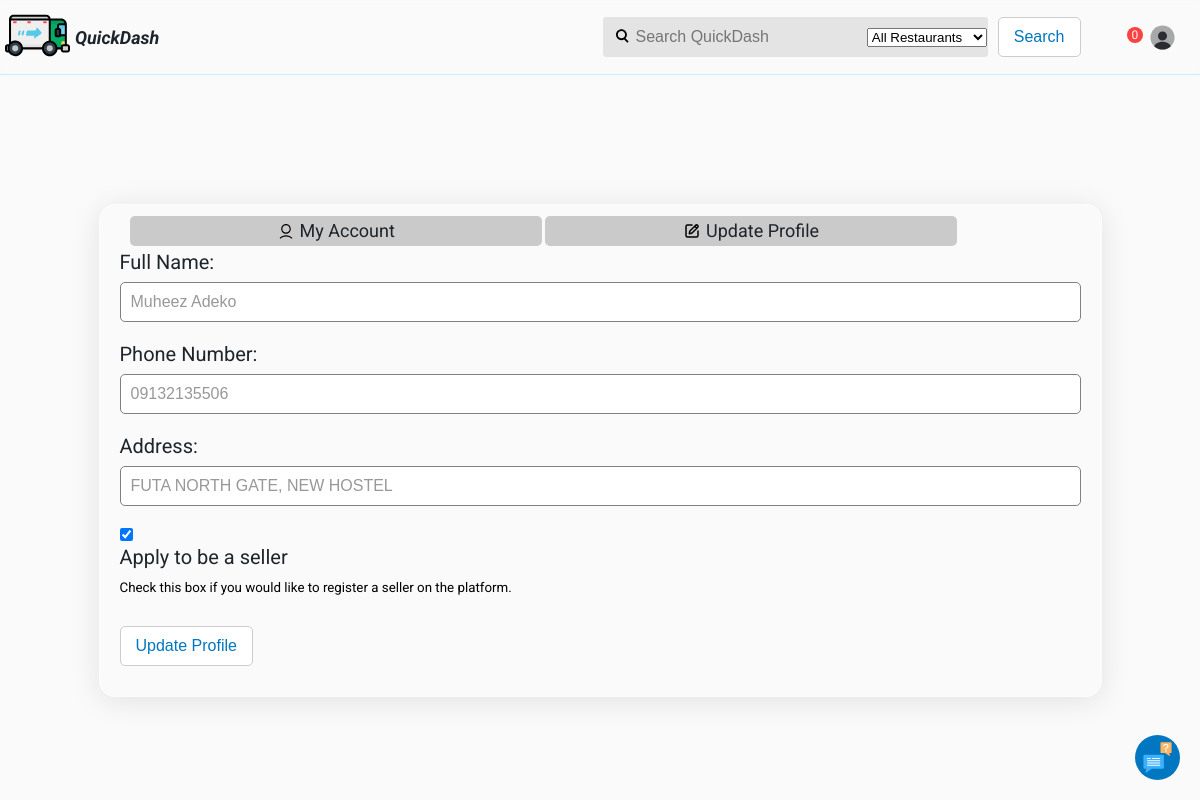
The app's page /update-profile/ (signed in) with its own data.
### users/models.py (models this page shows, shortened)
class Profile(models.Model):
    user = models.ForeignKey(User, on_delete=models.CASCADE)
    fullname = models.CharField(max_length=150)
    phone_number = models.CharField(max_length=15, blank=True, null=True)
    address = models.CharField(max_length=150, blank=True, null=True)
    verification_code = models.UUIDField(default=uuid.uuid4, editable=False)
    is_seller = models.BooleanField(default=False)
    is_verified = models.BooleanField(default=False)
    created_at = models.DateTimeField(auto_now_add=True) # Track when the profile was created

### users/views.py (the view)
# urls.py: path('update-profile/', views.update_profile, name='update_profile')
@login_required(login_url='login')
def update_profile(request):
    profile = get_object_or_404(Profile, user=request.user)
    if request.method == 'POST':
        form = ProfileUpdateForm(request.POST, instance=profile)
        if form.is_valid():
            form.save()
            messages.success(request, "Profile updates successfully.")
            return redirect('profile')
    else:
        form = ProfileUpdateForm(instance=profile)
    return render(request, 'users/update-profile.html', {'form': form})

### users/forms.py
class ProfileUpdateForm(forms.ModelForm):
    class Meta:
        model = Profile
        fields = ['fullname', 'phone_number', 'address', 'is_seller']
        labels = {
            'fullname': 'Full Name',
            'phone_number': 'Phone Number',
            'address': 'Address',
            'is_seller': 'Apply to be a seller',
        }
        help_texts = {
            'is_seller': 'Check this box if you would like to register a seller on the platform.'
        }
        widgets = {
            'fullname': forms.TextInput(attrs={'class': 'profile-input'}),
            'phone_number': forms.TextInput(attrs={'class': 'profile-input'}),
            'address': forms.TextInput(attrs={'class': 'profile-input'}),
            'is_seller': forms.CheckboxInput(attrs={'class': 'form-check-input'},)
        }

### orders/context_processors.py (called while the page is built)
def cart_item_count(request):
    total_items = 0
    if request.user.is_authenticated:
        total_items = CartItem.objects.filter(user=request.user).aggregate(total=Sum('quantity'))['total'] or 0
    return {'total_items': total_items}

### users/templates/users/update-profile.html (shortened to what this page needs)
{% extends 'core/main.html' %}
{% load static %}
{% block content %}
<head>
    <link rel="stylesheet" href="{% static 'css/profile.css' %}">
</head>
<body class="flxcent">
    <div class="account-details flx">
        <form class="profile-form" action="" method="POST">
            <div class="links flx">
                <a href="{% url 'profile' %}" class="link account flxcent">
                    <img src="{% static 'images/account-head.svg' %}" alt="" class="link-icon">
                    My Account
                </a>
                <a href="{% url 'update_profile' %}" class="link edit flxcent">
                    <img src="{% static 'images/edit.svg' %}" alt="" class="link-icon">
                    Update Profile
                </a>
            </div>
            <div class="profile-det">
                {{ form.fullname.label_tag }}
                {{ form.fullname }}
            </div>
            <div class="profile-det">
                {{ form.phone_number.label_tag }}
                {{ form.phone_number }}
            </div>
            <div class="profile-det">
                {{ form.address.label_tag }}
                {{ form.address }}
            </div>
            <div class="profile-det">
                {{ form.is_seller }}
                <label for="id_is_seller" class="form-check-label">{{ form.is_seller.label }}</label>
                <small class="form-text text-muted">{{ form.is_seller.help_text }}</small>
            </div>
            <button class="btn profile-btn" type="submit">Update Profile</button>
        </form>
    </div>
</body>
{% endblock %}

### static/css/header.css (style rules this page uses)
a { text-decoration: none; display: flex; justify-content: center; align-items: center; -webkit-tap-highlight-color: transparent; }

### static/css/general.css (style rules this page uses)
body { background-color: #FAFAFA; font-family: "Roboto", sans-serif; margin: 0; padding: 5px; padding-top: 85px; }
button { padding: 0; margin: 0; border: 0; background-color: rgb(228, 228, 228); border-radius: 3px; }
.flxcent { display: flex; justify-content: center; align-items: center; }
.flx { display: flex; }

### static/css/button.css (style rules this page uses)
.btn { padding: 10px 15px; text-decoration: none; color: #0077c0; font-size: 16px; border: 1px solid #ccc; border-radius: 5px; background-color: white; transition: background-color 0.3s, color 0.3s; white-space: nowrap; }

### static/css/profile.css (style rules this page uses)
* { margin: 0; padding: 0; box-sizing: border-box; }
body { min-height: 100vh; width: 100%; padding: 0 10px; }
.account-details { margin-top: 100px; padding-top: 100px; z-index: 100; width: 85%; position: relative; height: 60%; align-self: center; flex-direction: column; align-items: flex-start; justify-content: space-between; box-shadow: 0px 1px 4px rgba(0, 0, 0, 0.16); border-radius: 3px; padding: 20px; background-color: #FAFAFA; background: #FAFAFA; border-radius: 16px; box-shadow: 0 4px 30px rgba(0, 0, 0, 0.1); border: 1px solid rgba(255, 255, 255, 0.3); }
.profile-form { width: 100%; padding-top: 25px; }
.profile-det { margin-bottom: 20px; width: 100%; }
label { font-size: 20px; font-weight: 400; color: #1D242B; display: block; margin-bottom: 8px; }
.profile-input { width: 100%; height: 40px; font-size: 16px; color: #979897; font-weight: 300; padding-left: 10px; border: none; border-radius: 5px; }
.links { padding: 10px; position: absolute; width: 95%; justify-content: space-between; top: 1px; font-size: 18px; }
.link-icon { width: 18px; margin-right: 5px; }
.link { background-color: #cacaca; width: 100%; height: 30px; border-radius: 5px; color: #1D242B; margin-right: 3px; transition: background-color 0.5s; }
.logout-btn, .profile-btn { margin: 10px auto; }
.links { width: 85%; justify-self: center; align-self: center; overflow-x: auto; -webkit-overflow-scrolling: touch; white-space: nowrap; }

### records on screen
Profile: fullname "Muheez Adeko", phone_number "09132135506", address "FUTA NORTH GATE, NEW HOSTEL", is_seller "☑"

### other values on screen
{{ total_items }} "0"
